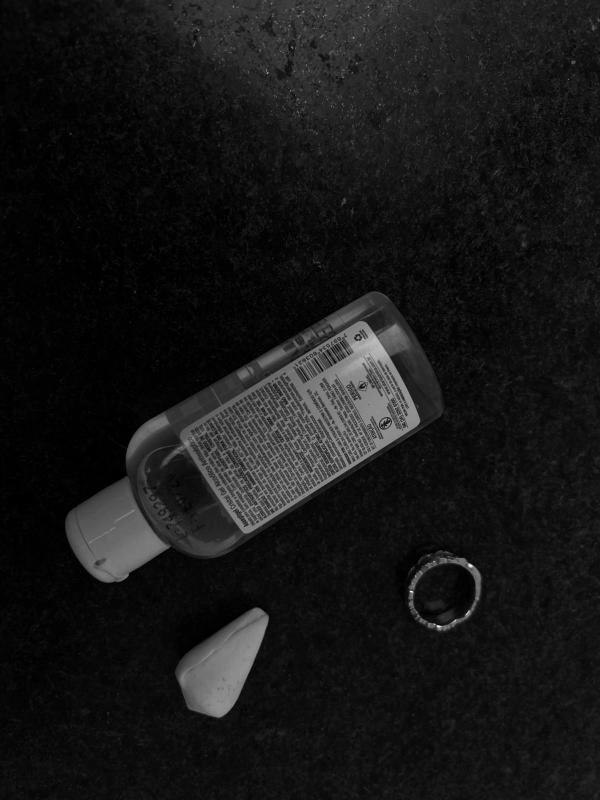
#> input picture EP3/content/augmentedDataSet/Contraste/image_003.jpeg, 600 x 800 px, given as the content of the folder ./content/augmentedDataSet/Normal, which was not available; the run also reads 1 picture not shown here
$ jupyter execute --allow-errors Ep2_Parte2.ipynb   (text cells are left out)
#> lines starting #> are read from the running program, lines starting #| are printed output that depends on the picture; pictures that were not available may be replaced by others from this repository, and a replacement may not be noted
[cell 1]
# @title
### EP2 MAC0417 / MAC5768
##################################################################
# AO PREENCHER ESSE CABEÇALHO COM O MEU NOME E O MEU NÚMERO USP,#
# DECLARO QUE SOU O ÚNICO AUTOR E RESPONSÁVEL PELA RESOLUÇÃO #
# DESTE EP. #
# TODAS AS PARTES FORAM DESENVOLVIDAS E IMPLEMENTADAS POR MIM, #
# SEGUINDO AS INSTRUÇÕES E QUE PORTANTO, NÃO CONSTITUEM #
# DESONESTIDADE ACADÊMICA OU PLÁGIO. #
# #
# DECLARO TAMBÉM, QUE SOU RESPONSÁVEL POR TODAS AS CÓPIAS #
# DESSE PROGRAMA, E QUE EU NÃO DISTRIBUI OU FACILITEI A #
# SUA DISTRIBUIÇÃO. ESTOU CIENTE QUE OS CASOS DE PLÁGIO E #
# DESONESTIDADE ACADÊMICA SERÃO TRATADOS SEGUNDO OS CRITÉRIOS #
# DEFINIDOS NO CÓDIGO DE ÉTICA DA USP. #
# #
# ENTENDO QUE JUPYTER NOTEBOOKS SEM ASSINATURA NÃO SERÃO #
# CORRIGIDOS E, AINDA ASSIM, PODERÃO SER PUNIDOS POR #
# DESONESTIDADE ACADÊMICA. #
# #
# #
# Nome : # Mikhail Futorny
# NUSP : # 5258765
# Turma: # MAC0417
# Prof.: # Ronaldo Fumio Hashimoto
##################################################################

[cell 2]
import os
import numpy as np
import pandas as pd
import matplotlib.pyplot as plt

[cell 3]
augmented_dataset_folder = './content/augmentedDataSet'
metadata_path = './content/Metadados/metadados.csv'
normalized_dataset_folder = './content/normalizedDataset'

metadata = pd.read_csv(metadata_path) #Leitura dos metadados
#> (reads EP1/content/metadados.csv from the repository)
if not os.path.exists(normalized_dataset_folder):
    os.makedirs(normalized_dataset_folder)

[cell 4]
def histogram_equalization(image):
    hist, bins = np.histogram(image.flatten(), bins=256, range=(0, 255), density=True)

    acumulada = hist.cumsum()
    acumulada_normalizada = (acumulada - acumulada.min()) / (acumulada.max() - acumulada.min())  # Normalização da acumulada

    # Equalização
    equalized_image = np.interp(image.flatten(), bins[:-1], acumulada_normalizada)
    equalized_image = equalized_image.reshape(image.shape)

    return equalized_image

[cell 5]
def plot_histogram(image, title):
    plt.hist(image.ravel(), bins=256, range=(0, 1), alpha=0.7, color='b', density=True)
    plt.title(title)
    plt.xlabel('Intensidade')
    plt.ylabel('Frequencia normalizada')
    plt.xlim([0, 1])
    plt.grid(True)
    plt.tight_layout()

[cell 6]
def load_images_from_folder(folder):
    images = []
    for filename in os.listdir(folder):
        img_path = os.path.join(folder, filename)
        img = plt.imread(img_path)
        if img is not None:
            images.append((filename, img))
    return images

[cell 7]
def analyze_datasets(dataset_folder):
    mean_histograms_before = []
    mean_histograms_after = []
    images_before_after = []

    for filename in os.listdir(dataset_folder): #Fazemos equalizacao para cada imagem no dataset
        img_path = os.path.join(dataset_folder, filename)
        img = plt.imread(img_path)


        img_equalized = histogram_equalization(img)

        hist_before, _ = np.histogram(img.flatten(), bins=256, range=(0,256))
        hist_after, _ = np.histogram(img_equalized.flatten(), bins=256, range=(0,256))

        mean_histograms_before.append(hist_before)
        mean_histograms_after.append(hist_after)

        images_before_after.append((img, img_equalized))

    mean_hist_before = np.mean(mean_histograms_before, axis=0)
    mean_hist_after = np.mean(mean_histograms_after, axis=0)

    plt.figure(figsize=(12, 6))
    plt.subplot(1, 2, 1)
    plt.plot(mean_hist_before)
    plt.title('Histograma médio antes da normalização')
    plt.xlabel('Intensidade Pixel')
    plt.ylabel('Frequencia')

    plt.subplot(1, 2, 2)
    plt.plot(mean_hist_after)
    plt.title('Histograma médio depois da normalização')
    plt.xlabel('Intensidade Pixel')
    plt.ylabel('Frequencia')

    plt.tight_layout()
    plt.show()

    num_samples = min(len(images_before_after), 5)  # Mostramos 5 imagens de exemplo
    plt.figure(figsize=(15, 6))
    for i in range(num_samples):
        plt.subplot(2, num_samples, i + 1)
        plt.imshow(images_before_after[i][0], cmap='gray')
        plt.title('Antes')
        plt.axis('off')

        plt.subplot(2, num_samples, i + num_samples + 1)
        plt.imshow(images_before_after[i][1], cmap='gray')
        plt.title('Depois')
        plt.axis('off')

    plt.tight_layout()
    plt.show()

[cell 8]
if not os.path.exists(normalized_dataset_folder):
    os.makedirs(normalized_dataset_folder)

# Apply histogram equalization and save normalized images
#> (the rest of this cell did not finish here and is left out)

[cell 9]
print('Normal:')
analyze_datasets('./content/augmentedDataSet/Normal')
#> in analyze_datasets, img is the input picture: shape (800, 600, 3); min 0, max 255, mean 23.3
#> in histogram_equalization, `hist, bins = np.histogram(image.flatten(), bins=256, range=(0, 255), d..`: hist = 256 values, max 0.0419 at index 12, min 0 at index 196, mean 0.00392; bins = 257 values from 0 to 255
#> in histogram_equalization, `acumulada = hist.cumsum()`: acumulada = 256 values from 0.0176 to 1
#> in histogram_equalization, `acumulada_normalizada = (acumulada - acumulada.min()) / (acumulada.max..`: acumulada_normalizada = 256 values from 0 to 1
#> in histogram_equalization, `equalized_image = equalized_image.reshape(image.shape)`:
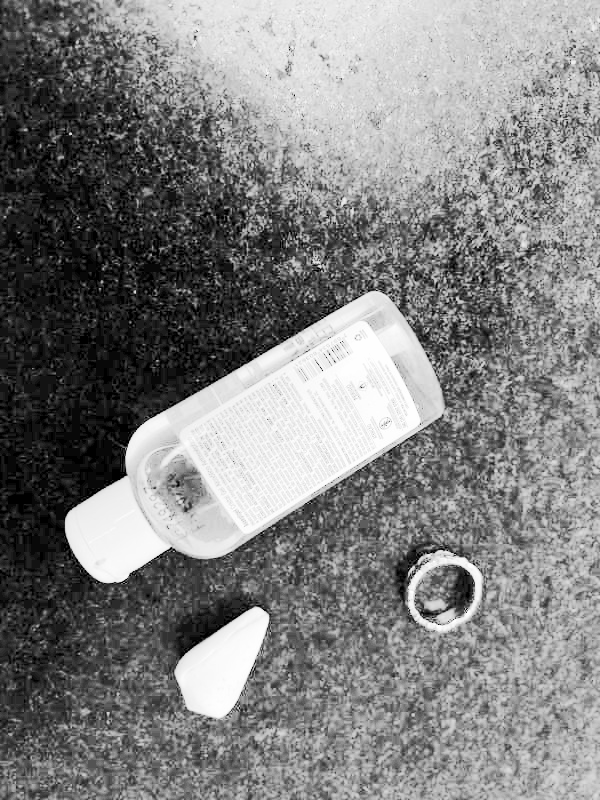
#> equalized_image: shape (800, 600, 3) float64; min 0, max 1, mean 0.505
#> in analyze_datasets, `hist_before, _ = np.histogram(img.flatten(), bins=256, range=(0,256))`: hist_before = 256 values, max 60120 at index 12, min 0 at index 196, mean 5625
#> in analyze_datasets, `hist_after, _ = np.histogram(img_equalized.flatten(), bins=256, range=..`: hist_after = 256 values, max 1439997 at index 0, min 0 at index 2, mean 5625
#> in analyze_datasets, `mean_hist_before = np.mean(mean_histograms_before, axis=0)`: mean_hist_before has the same summary as hist_before
#> in analyze_datasets, `mean_hist_after = np.mean(mean_histograms_after, axis=0)`: mean_hist_after has the same summary as hist_after
#> in analyze_datasets, `plt.show()`:
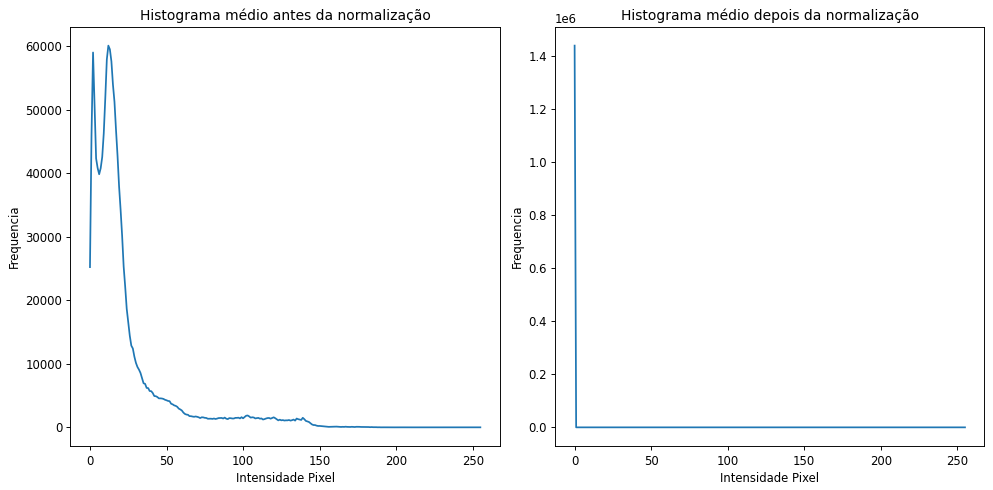
#> figure drawn by matplotlib, 2 panels; panel 1: curve peaks at x = 12, y = 60120; panel 2: curve peaks at x = 0, y = 1439997
#> in analyze_datasets, `num_samples = min(len(images_before_after), 5)`: num_samples = 1
#> in analyze_datasets, `plt.show()`:
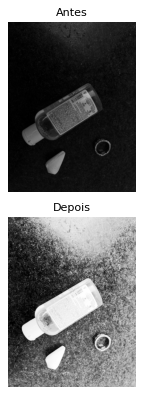
#> figure drawn by matplotlib, 2 panels
print('Contraste:')
analyze_datasets('./content/augmentedDataSet/Contraste')
#> pass 2 of the loop in analyze_datasets, `for filename in os.listdir(dataset_folder):`:
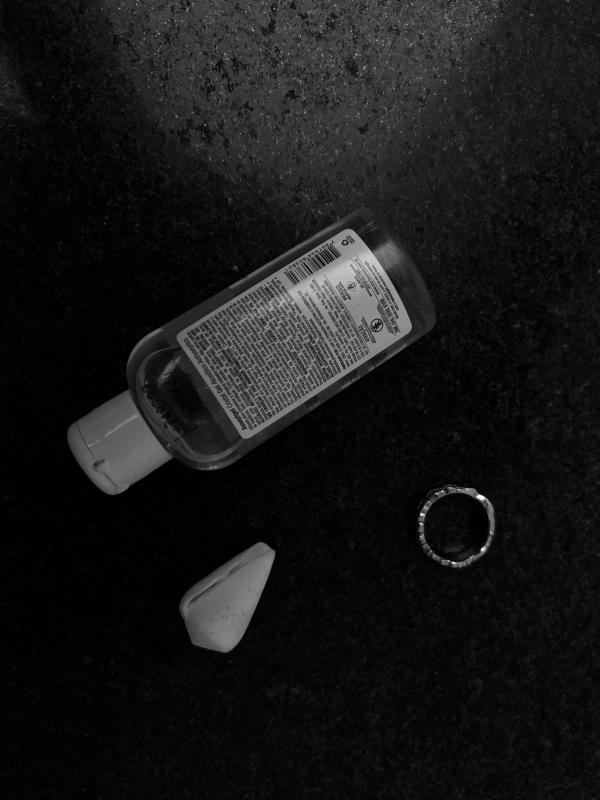
#> input picture EP3/content/augmentedDataSet/Contraste/image_004.jpeg, 600 x 800 px, found by its file name
#> in analyze_datasets, img is the input picture: shape (800, 600, 3); min 0, max 255, mean 23.3
#> hist = 256 values, max 0.069 at index 2, min 0 at index 214, mean 0.00392
#> acumulada = 256 values from 0.0271 to 1
#> in histogram_equalization (call 3), `equalized_image = equalized_image.reshape(image.shape)`:
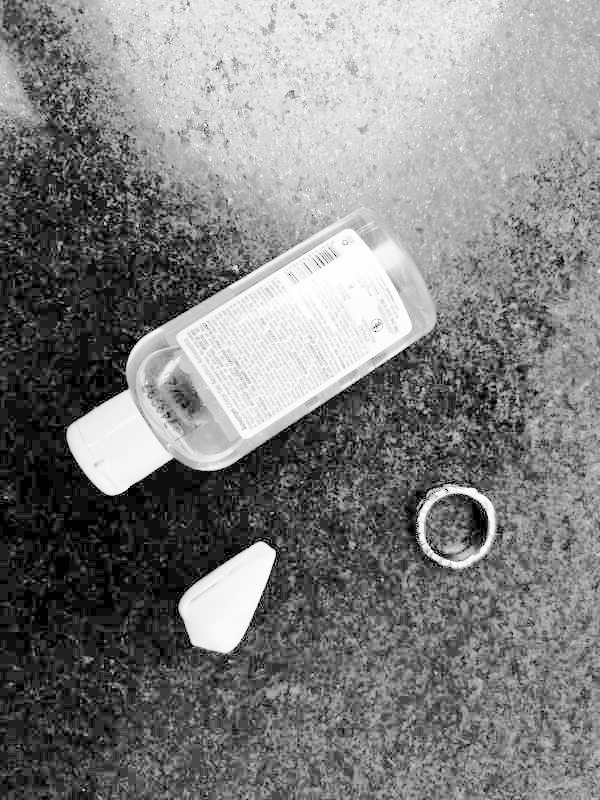
#> equalized_image: shape (800, 600, 3) float64; min 0, max 1, mean 0.502
#> hist_before = 256 values, max 99000 at index 2, min 0 at index 214, mean 5625
#> hist_after = 256 values, max 1439982 at index 0, min 0 at index 2, mean 5625
#> pass 3 of the loop in analyze_datasets, `for filename in os.listdir(dataset_folder):`:
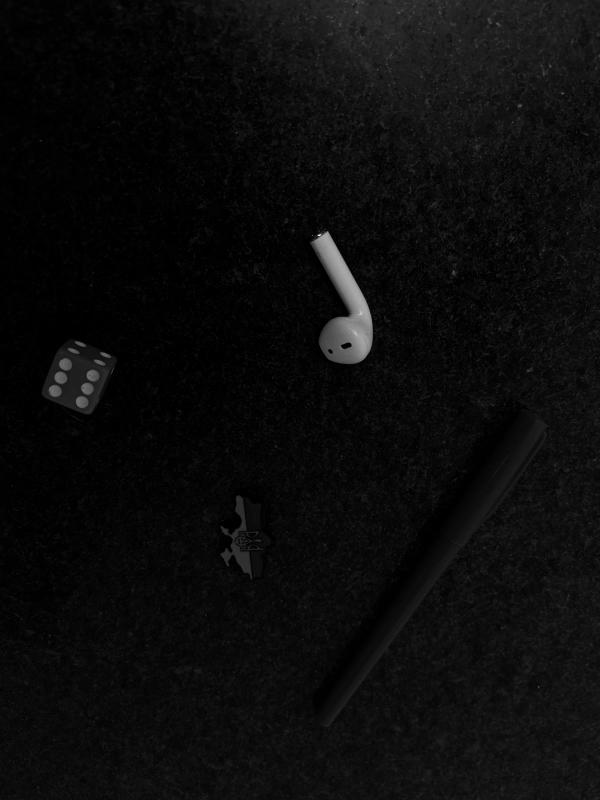
#> input picture EP3/content/augmentedDataSet/Contraste/image_005.jpeg, 600 x 800 px, found by its file name
#> in analyze_datasets, img is the input picture: shape (800, 600, 3); min 0, max 252, mean 11.6
#> hist = 256 values, max 0.0685 at index 1, min 0 at index 178, mean 0.00392
#> acumulada = 256 values from 0.0524 to 1
#> in histogram_equalization (call 4), `equalized_image = equalized_image.reshape(image.shape)`:
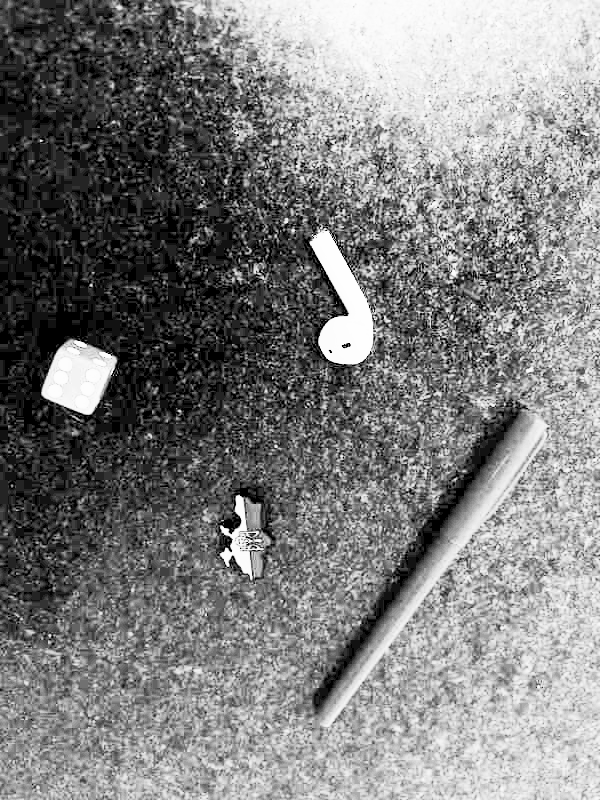
#> equalized_image: shape (800, 600, 3) float64; min 0, max 1, mean 0.495
#> hist_before = 256 values, max 98304 at index 1, min 0 at index 178, mean 5625
#> hist_after = 256 values, max 1439997 at index 0, min 0 at index 2, mean 5625
#> in analyze_datasets (call 2), `mean_hist_before = np.mean(mean_histograms_before, axis=0)`: mean_hist_before = 256 values, max 84784 at index 2, min 0 at index 215, mean 5625
#> in analyze_datasets (call 2), `mean_hist_after = np.mean(mean_histograms_after, axis=0)`: mean_hist_after = 256 values, max 1439992 at index 0, min 0 at index 2, mean 5625
#> in analyze_datasets (call 2), `num_samples = min(len(images_before_after), 5)`: num_samples = 3
print('Exponencial:')
analyze_datasets('./content/augmentedDataSet/Exponencial')
#> call 3 of analyze_datasets, with dataset_folder = './content/augmentedDataSet/Exponencial'
#> in analyze_datasets (call 3), `hist_before, _ = np.histogram(img.flatten(), bins=256, range=(0,256))`: hist_before = 256 values, max 43473 at index 22, min 0 at index 206, mean 5625
#> in analyze_datasets (call 3), `mean_hist_before = np.mean(mean_histograms_before, axis=0)`: mean_hist_before has the same summary as hist_before
#> in analyze_datasets (call 3), `mean_hist_after = np.mean(mean_histograms_after, axis=0)`: mean_hist_after has the same summary as hist_after
#> in analyze_datasets (call 3), `plt.show()`:
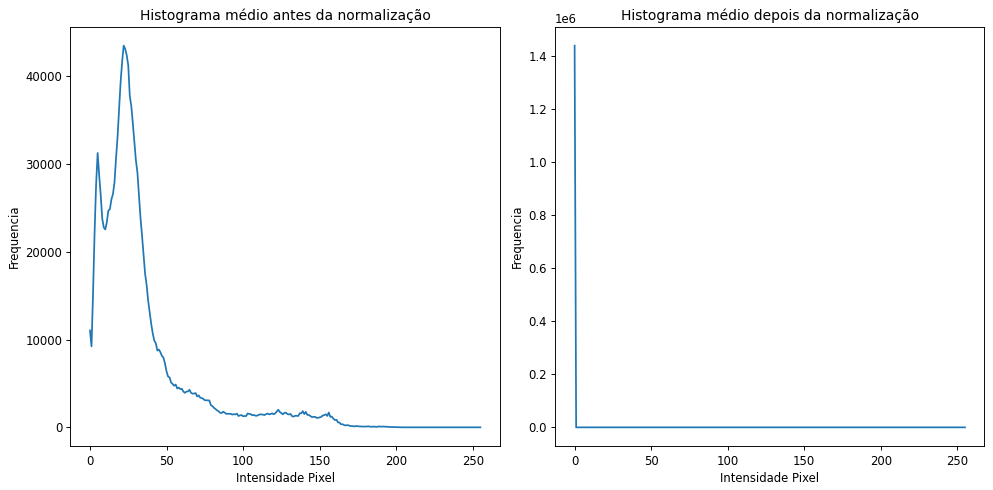
#> figure drawn by matplotlib, 2 panels; panel 1: curve peaks at x = 22, y = 43473; panel 2: curve peaks at x = 0, y = 1439997
#> in analyze_datasets (call 3), `num_samples = min(len(images_before_after), 5)`: num_samples = 1
print('Laplaciano:')
analyze_datasets('./content/augmentedDataSet/Laplaciano')
print('MeanFilter:')
analyze_datasets('./content/augmentedDataSet/MeanFilter')
print('Logaritmo:')
analyze_datasets('./content/augmentedDataSet/Logaritmo')
